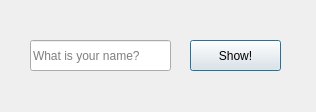
<?xml version="1.0" encoding="UTF-8"?>
<ui version="4.0">
 <class>MainDialog</class>
 <widget class="QDialog" name="MainDialog">
  <property name="geometry">
   <rect>
    <x>0</x>
    <y>0</y>
    <width>316</width>
    <height>112</height>
   </rect>
  </property>
  <property name="windowTitle">
   <string>Main Dialog</string>
  </property>
  <widget class="QLineEdit" name="nameEdit">
   <property name="geometry">
    <rect>
     <x>30</x>
     <y>40</y>
     <width>141</width>
     <height>31</height>
    </rect>
   </property>
   <property name="text">
    <string/>
   </property>
   <property name="placeholderText">
    <string>What is your name?</string>
   </property>
  </widget>
  <widget class="QPushButton" name="showButton">
   <property name="geometry">
    <rect>
     <x>190</x>
     <y>40</y>
     <width>91</width>
     <height>31</height>
    </rect>
   </property>
   <property name="text">
    <string>Show!</string>
   </property>
  </widget>
 </widget>
 <tabstops>
  <tabstop>showButton</tabstop>
  <tabstop>nameEdit</tabstop>
 </tabstops>
 <resources/>
 <connections/>
</ui>
